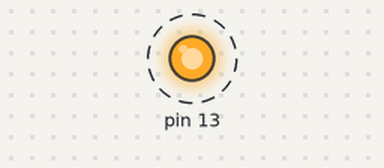
The sketch below on a simulated Arduino Uno, built with avr-gcc and run on an emulated ATmega328P. Shown: output pins drawn as LEDs (lit = HIGH). Dashed ring = blinking. What the sketch prints to the serial monitor is not drawn.

Above: at 0.1 s.
Timing chart, 0 to 3.0 s (numbered marks = the images above):
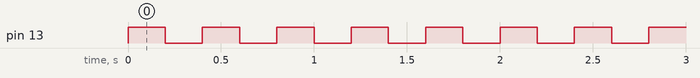

The sketch:

arduinoA_v0.1.ino
```cpp
#include "settings.h"

void setup() {

  pinMode(13, OUTPUT);

  if(DEBUG_MODE && CONNECTED_TO_PC) {
      Serial.begin(115200);
      while(!Serial);
      Serial.println("Hej Søde Emil!");

  }

  // Initialize Instuction Buffer

  // Communicate to RPi

  // Ready!

}

void loop() {

  digitalWrite(13, HIGH);

  delay(200);

  digitalWrite(13, LOW);

  delay(200);

  // Listen to I2C

  // Write to I2C

}

// Instruction Buffer

// Interrupt Reload

// Preload PWM Timer
```

settings.h
```cpp
#ifndef SETTINGS_H
#define SETTINGS_H

#define DEBUG_MODE 1 // 0 (no), 1 (yes)

#define CONNECTED_TO_PC 1 // 0 (no), 1 (yes)

#endif
```

Measured:
- by itself, pin 13: alternates HIGH for 0.20 s and LOW for 0.20 s
